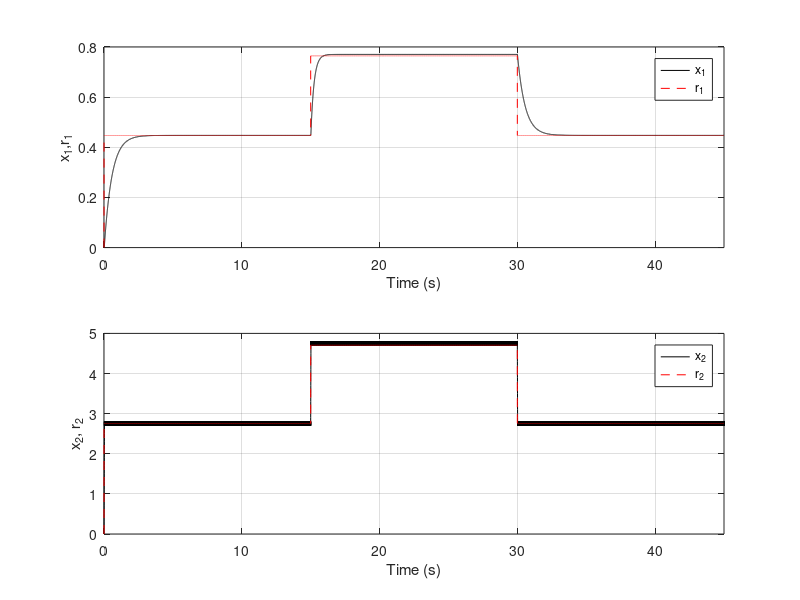

Source code (MATLAB):
x(1)=0.;
t(1)=0;
y(1)=0.;

n=45000;
tmax=45;
dt=tmax/n;

Q=10;
R=0.01;

m(1)=1;
alpha=1;
betta=100;
lambda=0.3;
gamma=20;
B=1;
Da=0.072;

r1(1)=0.;
r2(1)=0.;

e1(1)=x(1)-r1(1);
e2(1)=y(1)-r2(1);

u(1)=0;

for i=1:n-1,

m(i+1)=m(i)+1;

g1(i)=0;
g2(i)=lambda;

f1(i)=x(i)+dt*(-alpha*x(i)+Da*(1-x(i))*exp(y(i)/(1+y(i)/gamma)));

f2(i)=y(i)+dt*(-alpha*y(i)+B*Da*(1-x(i))*exp(y(i)/(1+y(i)/gamma)));

t(i+1)=t(i)+dt;

   if 0<=t(i+1) & t(i+1)<=15
    r1(i+1)=0.4472;
    elseif 15<t(i+1) & t(i+1)<30
    r1(i+1)=0.7646;
    elseif 30<=t(i+1) & t(i+1)<tmax
    r1(i+1)=0.4472;
    end

   if 0<=t(i+1) & t(i+1)<=15
    r2(i+1)=2.752;
    elseif 15<t(i+1) & t(i+1)<30
    r2(i+1)=4.7052;
    elseif 30<=t(i+1) & t(i+1)<tmax
    r2(i+1)=2.752;
   end

if (y(i)-r2(i))>0
S(i)=1;
elseif (y(i)-r2(i))<0
S(i)=-1;
else
S(i)=0;
end

u1(i)=0;
u2(i)=-1/g2(i)*(-betta*S(i)+r2(i+1)-r2(i)-f2(i));

x(i+1)=f1(i);
y(i+1)=y(i)+dt*(-betta*S(i)+r2(i+1)-r2(i));

e1(i+1)=x(i+1)-r1(i+1);
e2(i+1)=y(i+1)-r2(i+1);

end

subplot(2,1,1), plot(t,x,'k-',t,r1,'r--')
axis([0 tmax 0 0.8])
legend('x_1','r_1')
grid
ylabel('x_1,r_1')
xlabel('Time (s)')
hold on;

subplot(2,1,2), plot(t,y,'k-',t,r2,'r--')
axis([0 tmax 0 5])
ylabel('x_2, r_2')
legend('x_2','r_2')
xlabel('Time (s)')
grid

clear all;
